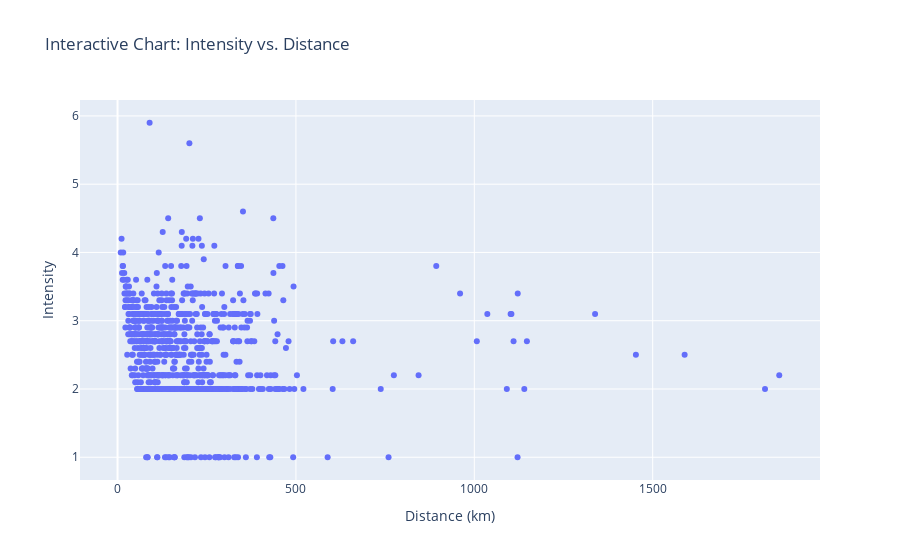

Notebook cell for this chart:
### Code cell
import pandas as pd
import plotly.express as px

# Load the data from the updated CSV file
data_path = 'intensityDistance.csv'
df = pd.read_csv(data_path)

# Setting initial values for customizable portions with reversed axes
x_axis_column = 'Actual Distance (km)'  # Using "Actual Distance (km)" for x-axis
y_axis_column = 'Intensity'  # Assuming you want to use the first "Intensity" column for y-axis

title_text = 'Interactive Chart: Intensity vs. Distance'  # Customize the chart title as needed
x_axis_label = 'Distance (km)'  # Custom x-axis label
y_axis_label = 'Intensity'  # Custom y-axis label

# Creating an interactive scatter plot with reversed axes
fig = px.scatter(df, 
                 x=x_axis_column, 
                 y=y_axis_column, 
                 title=title_text,
                 labels={
                     x_axis_column: x_axis_label, 
                     y_axis_column: y_axis_label
                 },
                 hover_data=df.columns.tolist())  # Using all columns for hover data for comprehensive insights

# Display the interactive plot
fig.show()

### Figure 1 — Plotly figure (JSON) as saved in the notebook; plotly's stock layout.template omitted (floating-point values rounded to 4 significant figures; data arrays with more than 128 entries replaced by an {"elided": "..."} marker saying what was removed)
{"data": [{"customdata": {"elided": "845x2 float values"}, "hovertemplate": "Distance (km)=%{x}<br>Intensity=%{y}<br>Estimated Distance (km)=%{customdata[0]}<br>Intensity.1=%{customdata[1]}<extra></extra>", "legendgroup": "", "marker": {"color": "#636efa", "symbol": "circle"}, "mode": "markers", "name": "", "orientation": "v", "showlegend": false, "type": "scatter", "x": {"elided": "845 float values"}, "xaxis": "x", "y": {"elided": "845 float values"}, "yaxis": "y"}], "layout": {"autosize": true, "legend": {"tracegroupgap": 0}, "title": {"text": "Interactive Chart: Intensity vs. Distance"}, "xaxis": {"anchor": "y", "autorange": true, "domain": [0, 1], "range": [-107.2, 1971.0], "title": {"text": "Distance (km)"}, "type": "linear"}, "yaxis": {"anchor": "x", "autorange": true, "domain": [0, 1], "range": [0.5956, 6.304], "title": {"text": "Intensity"}, "type": "linear"}}}
